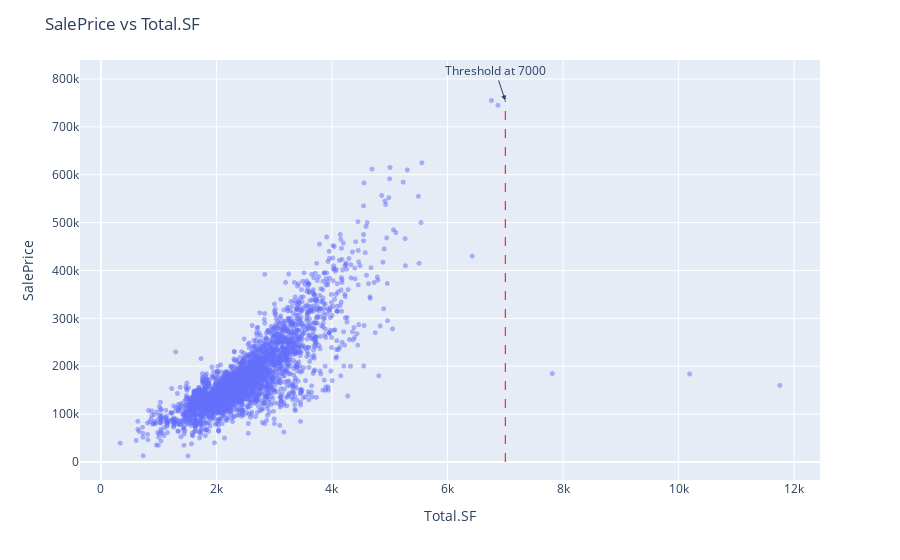

Notebook cell for this chart:
### Markdown cell above
### Como pudemos ver, temos casas muito bem avaliadas (9 e 10), com preços muito baixos que fogem da distribuição normal

### Code cell
fig = px.scatter(df, x='Total.SF', y='SalePrice')
fig.update_traces(marker=dict(size=5, opacity=0.5))
fig.update_layout(title='SalePrice vs Total.SF',
                  xaxis_title='Total.SF',
                  yaxis_title='SalePrice')
fig.add_shape(type="line",
                x0=7000, y0=0, x1=7000, y1=df['SalePrice'].max(),
                line=dict(color="red", width=1, dash="dash"))
fig.add_annotation(text="Threshold at 7000", x=7000, y=df['SalePrice'].max(), showarrow=True, arrowhead=2)

fig.show()

### Figure 1 — Plotly figure (JSON) as saved in the notebook; plotly's stock layout.template omitted (floating-point values rounded to 4 significant figures; data arrays with more than 128 entries replaced by an {"elided": "..."} marker saying what was removed)
{"data": [{"hovertemplate": "Total.SF=%{x}<br>SalePrice=%{y}<extra></extra>", "legendgroup": "", "marker": {"color": "#636efa", "opacity": 0.5, "size": 5, "symbol": "circle"}, "mode": "markers", "name": "", "showlegend": false, "type": "scattergl", "x": {"elided": "2930 int values"}, "xaxis": "x", "y": {"elided": "2930 int values"}, "yaxis": "y"}], "layout": {"annotations": [{"arrowhead": 2, "showarrow": true, "text": "Threshold at 7000", "x": 7000, "y": 755000}], "legend": {"tracegroupgap": 0}, "margin": {"t": 60}, "shapes": [{"line": {"color": "red", "dash": "dash", "width": 1}, "type": "line", "x0": 7000, "x1": 7000, "y0": 0, "y1": 755000}], "title": {"text": "SalePrice vs Total.SF"}, "xaxis": {"anchor": "y", "domain": [0, 1], "title": {"text": "Total.SF"}}, "yaxis": {"anchor": "x", "domain": [0, 1], "title": {"text": "SalePrice"}}}}
